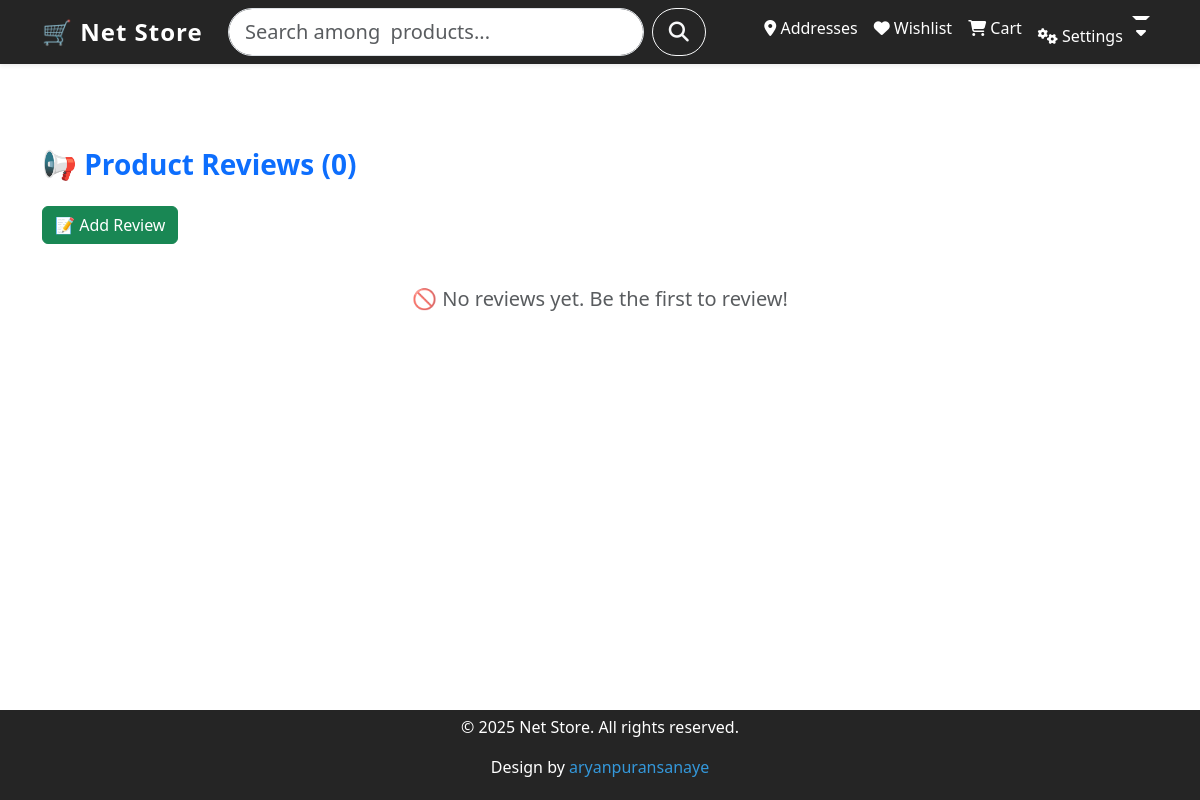
The app's page /review/3/ (signed in), older data.
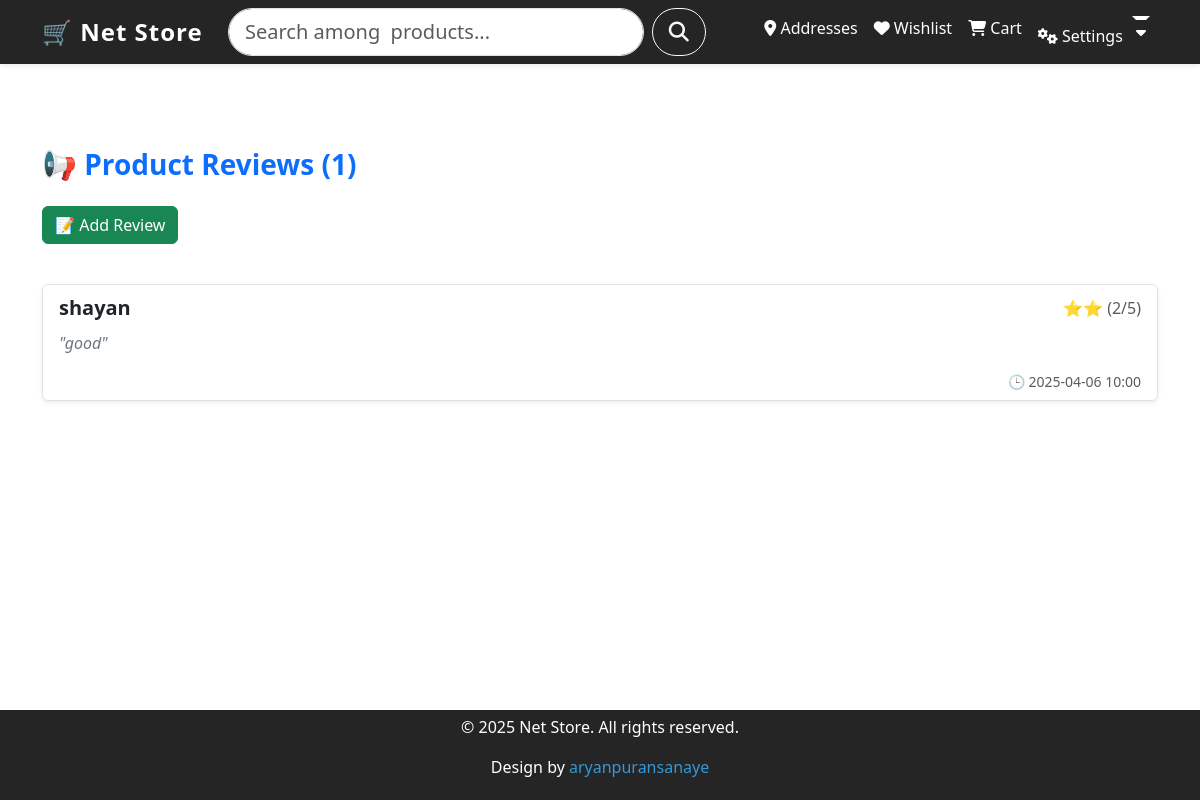
The same page, newer data.
### products/models.py (models this page shows, shortened)
class Review(models.Model):
    product = models.ForeignKey(Product, on_delete = models.CASCADE)
    user = models.ForeignKey('customers.Customer', on_delete = models.CASCADE)
    rating = models.PositiveSmallIntegerField()
    comment = models.TextField()
    created_at = models.DateTimeField(auto_now_add = True)

### customers/models.py (models this page shows, shortened)
class Customer(models.Model):
    CHOISES = [
        ('active', 'Active'),
        ('inactive', 'Inactive')
        ]
    user = models.OneToOneField(User, on_delete=models.CASCADE)
    profile_picture = models.ImageField(upload_to = 'customer_profile_image/', null = True, blank = True)
    phone = models.CharField(max_length=15, unique=True, null= True, blank = True)
    created_at = models.DateTimeField(auto_now_add=True)
    status = models.CharField(max_length=10, default='active', choices = CHOISES)

### products/views.py (the view)
# urls.py: path('review/<int:product_id>/', views.product_review, name='product-review'),
def product_review(request, product_id):
    product = get_object_or_404(Product, id = product_id)
    reviews = Review.objects.filter(product = product)
    return render(request, 'products/review_list.html', {'product': product, 'reviews': reviews})

### products/templates/products/review_list.html
{% extends "base.html" %}
{% block content %}
<div class="container mt-5">
    <h3 class="fw-bold text-primary">📢 Product Reviews ({{ reviews.count }})</h3>
    <a href="{% url 'products:add-product-review' product.id %}" class="btn btn-success mt-3 mb-4">
        📝 Add Review
    </a>
    {% if reviews %}
        <ul class="list-group mt-3">
            {% for review in reviews %}
                <li class="list-group-item shadow-sm rounded mb-3">
                    <div class="d-flex justify-content-between align-items-center">
                        <strong class="text-dark fs-5">{{ review.user.user.username }}</strong>
                        <span class="text-warning fs-6">
                            {% for _ in "⭐"|ljust:review.rating %}⭐{% endfor %}
                            <span class="text-muted">({{ review.rating }}/5)</span>
                        </span>
                    </div>
                    <p class="mt-2 text-secondary fst-italic">"{{ review.comment }}"</p>
                    <small class="text-muted d-block text-end">🕒 {{ review.created_at|date:"Y-m-d H:i" }}</small>
                </li>
            {% endfor %}
        </ul>
    {% else %}
        <p class="text-muted text-center mt-3 fs-5">🚫 No reviews yet. Be the first to review!</p>
    {% endif %}
</div>
{% endblock %}

Row changes from the older to the newer data that the page shows:
added Review: user.user.username "shayan", rating "2", comment "good", created_at "2025-04-06 10:00"
Text that changed along with them:
{{ reviews.count }}: "0" → "1"
text no longer shown: "🚫 No reviews yet. Be the first to review!"
